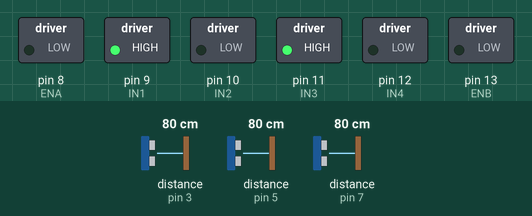
Recording of a sketch running on a simulated Arduino Uno, built with avr-gcc and run on an emulated ATmega328P. On the bench: switched loads named in the sketch (green lamp = pin HIGH). Inputs (shaded band) come from the test bench; at power-on: distance to the obstacle (sensors on pin 3, pin 7, pin 5) 80 cm. The echo pulse lasts 58.3 µs per cm; what the sketch prints to the serial monitor is not drawn.

Above: at 1.2 s.
1.3 s: distance to the obstacle (sensor on pin 3) set to 120 cm
4.3 s: distance to the obstacle (sensor on pin 7) set to 2 cm
7.3 s: distance to the obstacle (sensor on pin 5) set to 19 cm
8.8 s: distance to the obstacle (sensor on pin 5) set to 15 cm
At 9.9 s:
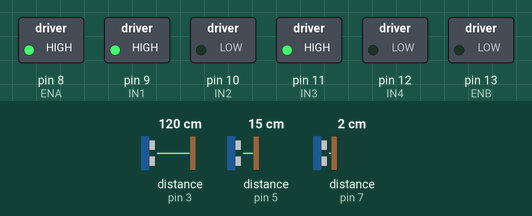
10.3 s: distance to the obstacle (sensor on pin 3) set to 19 cm
11.8 s: distance to the obstacle (sensor on pin 3) set to 14 cm
At 12.2 s:
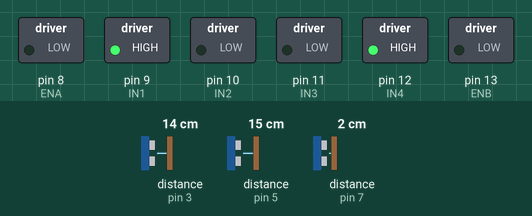
Timing chart, 0 to 14.3 s (numbered marks = the images above; inputs shaded):
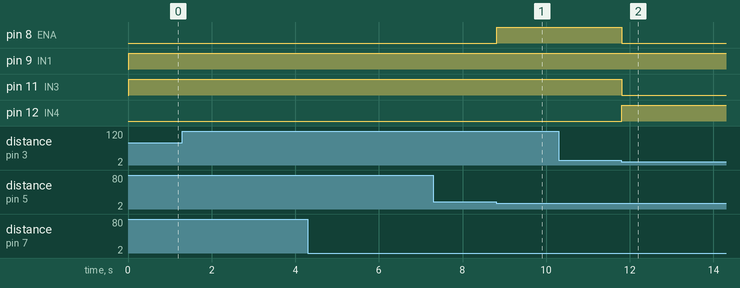

Measured:
- the behaviour switches between 17 and 16 cm on distance to the obstacle (sensor on pin 5) (found by bisection; images 0 and 1)
- the behaviour switches between 17 and 16 cm on distance to the obstacle (sensor on pin 3) (found by bisection; images 1 and 2)
- after the input at 8.8 s, pin 8 (ENA): LOW → HIGH at once
- after the input at 11.8 s, pin 8 (ENA), pin 11 (IN3): HIGH → LOW at once; pin 12 (IN4): LOW → HIGH at once

The sketch:

202315004___JongSunKIM.ino
```cpp
//////////////////////////sonar//////////////////////////
#include <NewPing.h>

#define SONAR_NUM 3      // Number of sensors.
#define MAX_DISTANCE 150 // Maximum distance (in cm) to ping.
#define WALL_GAP_DISTANCE      320 //mm 단위
#define WALL_GAP_DISTANCE_HALF 160 //mm 단위
#define MOTOR_PWM_OFFSET 10

#define Front 0
#define Left  1
#define Right 2

#define TRIG1 2   // 초음파 센서 1번 Trig 핀 번호 Front
#define ECHO1 3  // 초음파 센서 1번 Echo 핀 번호  Front

#define TRIG2 4   // 초음파 센서 2번 Trig 핀 번호 Left
#define ECHO2 5  // 초음파 센서 2번 Echo 핀 번호  Left

#define TRIG3 6   // 초음파 센서 3번 Trig 핀 번호 Right
#define ECHO3 7  // 초음파 센서 3번 Echo 핀 번호  Right

  NewPing sonar[SONAR_NUM] = {   // Sensor object array.
  NewPing(TRIG1, ECHO1, MAX_DISTANCE), // Each sensor's trigger pin, echo pin, and max distance to ping.
  NewPing(TRIG2, ECHO2, MAX_DISTANCE),
  NewPing(TRIG3, ECHO3, MAX_DISTANCE)


};

  float front_sonar  = 0.0;
  float left_sonar   = 0.0;
  float right_sonar  = 0.0;


///////////////////////// L298 /////////////////////////
#define ENA 8
#define IN1 9
#define IN2 10
#define IN3 11
#define IN4 12
#define ENB 13

///////////////////////// Maze Status /////////////////////////
int maze_status = 0;

void setup() {
  // put your setup code here, to run once:

  pinMode (ENA, OUTPUT);
  pinMode (IN1, OUTPUT);
  pinMode (IN2, OUTPUT);

  pinMode (IN3, OUTPUT);
  pinMode (IN4, OUTPUT);
  pinMode (ENB, OUTPUT);


  Serial.begin(115200); // 통신속도를 115200으로 정의함
}

void motor_A_control(int direction_a, int motor_speed_a) //모터 A의 방향(direction)과 속도(speed)제어
{
  if(direction_a == HIGH)
  {
    digitalWrite(IN1,HIGH);          //모터의 방향 제어
    digitalWrite(IN2,LOW);
    analogWrite(ENA,motor_speed_a);  //모터의 속도 제어
  }
  else
  {
    digitalWrite(IN1,LOW);
    digitalWrite(IN2,HIGH);
    analogWrite(ENA,motor_speed_a);
  }
}


void motor_B_control(int direction_b, int motor_speed_b) //모터 B의 방향(direction)과 속도(speed)제어
{
  if(direction_b == HIGH)
  {
    digitalWrite(IN3,HIGH);          //모터의 방향 제어
    digitalWrite(IN4,LOW);
    analogWrite(ENB,motor_speed_b);  //모터의 속도 제어
  }
  else
  {
    digitalWrite(IN3,LOW);
    digitalWrite(IN4,HIGH);
    analogWrite(ENB,motor_speed_b);
  }
}
void check_maze_status(void)
{
  if( (left_sonar>= 0) && (left_sonar <=WALL_GAP_DISTANCE_HALF  ) && (right_sonar>= 0) && (right_sonar <=WALL_GAP_DISTANCE_HALF  ) && (front_sonar>= 0) && (front_sonar <=WALL_GAP_DISTANCE_HALF  ))

  {
     maze_status = 4;
    Serial.println("maze_status = 4");
  }
  else if( (left_sonar>= 0) && (left_sonar <=WALL_GAP_DISTANCE_HALF  ) && (right_sonar>= 0) && (right_sonar <=WALL_GAP_DISTANCE_HALF  ) && (front_sonar >=WALL_GAP_DISTANCE_HALF  ) )
  {
    maze_status = 1; //왼쪽 오른쪽 가운데
    Serial.println("maze_status = 1");
  }
  else if( (left_sonar>= 0) && (left_sonar <= 200 ) && (front_sonar>= 0) && (front_sonar <=WALL_GAP_DISTANCE_HALF  ) )
  {
     maze_status = 2; // 왼쪽 가운데
    Serial.println("maze_status = 2");
  }
   else if( (right_sonar>= 0) && (right_sonar <= 200  ) && (front_sonar>= 0) && (front_sonar <=WALL_GAP_DISTANCE_HALF  ) )
  {
     maze_status = 3; //오른쪽 가운데
    Serial.println("maze_status = 3");
  }
  else
  {
    maze_status = 0;
    Serial.println("maze_status = 0");
  }
}
//먼저 left_pwm =0;  right_pwm =100; 으로 해서 왼쪽 오른쪽 방향 찾기
void wall_collision_avoid(int base_speed)
{
  float error = 0.0;
  float Kp = 0.5;       //나중에 조정해야 할 것
  int pwm_conrol = 0; // pwm을 0으로 초기화
  int right_pwm = 0;  // 모터속도 0으로 초기화
  int left_pwm = 0;   // 모터속도 0으로 초기화

  error = (right_sonar - left_sonar);
  error = Kp * error;

  if (error >=  35) error =  35;
  if (error <= -30) error = -30;

  right_pwm = (base_speed - error) * 1.8;
  left_pwm  = (base_speed + error) * 2;

  if(right_pwm <= 0) right_pwm = 0;
  if(left_pwm  <= 0) left_pwm  = 0;

  if(right_pwm >= 255) right_pwm = 255;
  if(left_pwm  >= 255) left_pwm  = 255;

  motor_A_control(HIGH,right_pwm); // 오른쪽 전진
  motor_B_control(HIGH,left_pwm);  // 왼쪽 전진

}

void loop()
{
  // put your main code here, to run repeatedly:

  front_sonar = sonar[Front].ping_cm()*10;   // 전방 센서 측정
  left_sonar  = sonar[Left].ping_cm()*10;    // 좌측 센서 측정
  right_sonar = sonar[Right].ping_cm()*10;   // 우측 센서 측정

  if(front_sonar == 0.0) front_sonar = MAX_DISTANCE*10;   // 0.0 출력이 최댓값이므로
  if(left_sonar  == 0.0) left_sonar = MAX_DISTANCE*10;
  if(right_sonar == 0.0) right_sonar = MAX_DISTANCE*10;

  Serial.print("L:");Serial.print(left_sonar); Serial.print(" ");
  Serial.print("F:");Serial.print(front_sonar); Serial.print(" ");
  Serial.print("R:");Serial.println(right_sonar);

  check_maze_status();


   if(maze_status == 4)
  {


    //180회전을 한다
    Serial.println("Rotate CCW");
    motor_A_control(HIGH,87); // 오른쪽 전진
    motor_B_control(LOW,110); // 오른쪽 후진
    delay(1798);

  }
  else if( maze_status == 1)
  { // 좌우 벽만 있을 때 직전
    Serial.println("run straight");
    wall_collision_avoid(80);
  }

   else if( maze_status == 2) // 왼쪽 가운데
  {
  // 시계방향 90
    Serial.println("Rotate CCW");
    motor_A_control(LOW,80);  // 오른쪽 후진
    motor_B_control(HIGH,100);  // 왼쪽은 전진
    delay(940);               // 일정한 시간 동안 회전


  }
   else if ( maze_status == 3)
  {

   // 90도 회전 반시계 방향으로 회전
    Serial.println("Rotate CCW");
    motor_A_control(HIGH,100);  // 오른쪽 직진
    motor_B_control(LOW,100);  // 왼쪽은 후진
    delay(820);               // 일정한 시간 동안 회전

  }
   else if ( maze_status == 0)
  {
    Serial.println("Go straight");
    motor_A_control(HIGH,90);
    motor_B_control(HIGH,110);

  }
  else
  {
    Serial.println("Go straight");
    wall_collision_avoid(80);
  }

}
```
